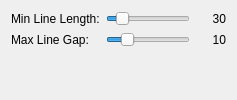
           <widget class="QWidget" name="pageLineParams">
            <layout class="QFormLayout" name="formLayoutLine">
             <item row="0" column="0">
              <widget class="QLabel" name="labelMinLineLength">
               <property name="text">
                <string>Min Line Length:</string>
               </property>
              </widget>
             </item>
             <item row="0" column="1">
              <layout class="QHBoxLayout" name="horizontalLayout_5">
               <item>
                <widget class="QSlider" name="sliderMinLineLength">
                 <property name="minimum">
                  <number>5</number>
                 </property>
                 <property name="maximum">
                  <number>200</number>
                 </property>
                 <property name="value">
                  <number>30</number>
                 </property>
                 <property name="orientation">
                  <enum>Qt::Horizontal</enum>
                 </property>
                </widget>
               </item>
               <item>
                <widget class="QLabel" name="labelMinLineLengthValue">
                 <property name="minimumSize">
                  <size>
                   <width>30</width>
                   <height>0</height>
                  </size>
                 </property>
                 <property name="text">
                  <string>30</string>
                 </property>
                 <property name="alignment">
                  <set>Qt::AlignRight|Qt::AlignTrailing|Qt::AlignVCenter</set>
                 </property>
                </widget>
               </item>
              </layout>
             </item>
             <item row="1" column="0">
              <widget class="QLabel" name="labelMaxLineGap">
               <property name="text">
                <string>Max Line Gap:</string>
               </property>
              </widget>
             </item>
             <item row="1" column="1">
              <layout class="QHBoxLayout" name="horizontalLayout_6">
               <item>
                <widget class="QSlider" name="sliderMaxLineGap">
                 <property name="maximum">
                  <number>50</number>
                 </property>
                 <property name="value">
                  <number>10</number>
                 </property>
                 <property name="orientation">
                  <enum>Qt::Horizontal</enum>
                 </property>
                </widget>
               </item>
               <item>
                <widget class="QLabel" name="labelMaxLineGapValue">
                 <property name="minimumSize">
                  <size>
                   <width>30</width>
                   <height>0</height>
                  </size>
                 </property>
                 <property name="text">
                  <string>10</string>
                 </property>
                 <property name="alignment">
                  <set>Qt::AlignRight|Qt::AlignTrailing|Qt::AlignVCenter</set>
                 </property>
                </widget>
               </item>
              </layout>
             </item>
            </layout>
           </widget>
